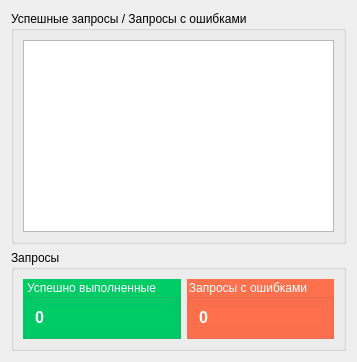
             <widget class="QWidget" name="tab_16">
              <attribute name="title">
               <string>Запросы</string>
              </attribute>
              <layout class="QVBoxLayout" name="verticalLayout_54">
               <item>
                <widget class="QGroupBox" name="groupBox_35">
                 <property name="title">
                  <string>Успешные запросы / Запросы с ошибками</string>
                 </property>
                 <layout class="QVBoxLayout" name="verticalLayout_53">
                  <item>
                   <widget class="PlotWidget" name="graphics_view_requests"/>
                  </item>
                 </layout>
                </widget>
               </item>
               <item>
                <widget class="QGroupBox" name="groupBox_43">
                 <property name="title">
                  <string>Запросы</string>
                 </property>
                 <layout class="QGridLayout" name="gridLayout_5">
                  <item row="0" column="1">
                   <widget class="QGroupBox" name="groupBox_46">
                    <property name="styleSheet">
                     <string notr="true">background-color: rgb(255, 112, 77);
color: rgb(255, 255, 255);</string>
                    </property>
                    <property name="title">
                     <string>Запросы с ошибками</string>
                    </property>
                    <layout class="QVBoxLayout" name="verticalLayout_60">
                     <item>
                      <widget class="QLabel" name="l_requests_errors">
                       <property name="font">
                        <font>
                         <pointsize>12</pointsize>
                         <weight>75</weight>
                         <bold>true</bold>
                        </font>
                       </property>
                       <property name="text">
                        <string>0</string>
                       </property>
                       <property name="alignment">
                        <set>Qt::AlignLeading|Qt::AlignLeft|Qt::AlignVCenter</set>
                       </property>
                      </widget>
                     </item>
                    </layout>
                   </widget>
                  </item>
                  <item row="0" column="0">
                   <widget class="QGroupBox" name="groupBox_44">
                    <property name="styleSheet">
                     <string notr="true">background-color: rgb(0, 204, 102);
color: rgb(255, 255, 255);</string>
                    </property>
                    <property name="title">
                     <string>Успешно выполненные</string>
                    </property>
                    <layout class="QVBoxLayout" name="verticalLayout_58">
                     <item>
                      <widget class="QLabel" name="l_requests_success">
                       <property name="font">
                        <font>
                         <pointsize>12</pointsize>
                         <weight>75</weight>
                         <bold>true</bold>
                        </font>
                       </property>
                       <property name="text">
                        <string>0</string>
                       </property>
                       <property name="alignment">
                        <set>Qt::AlignLeading|Qt::AlignLeft|Qt::AlignVCenter</set>
                       </property>
                      </widget>
                     </item>
                    </layout>
                   </widget>
                  </item>
                 </layout>
                </widget>
               </item>
              </layout>
             </widget>
